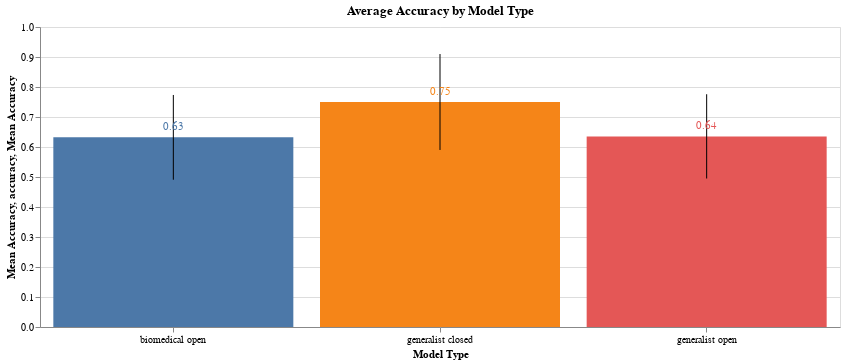

The notebook cell this image was saved under:
### Code cell
# Plot average accuracy by model_type and add error bars
bars = alt.Chart(detection_stats_df).mark_bar().encode(
    x=alt.X('model_type:N', title='Model Type', axis=alt.Axis(labelAngle=0)),
    y=alt.Y('mean(accuracy):Q', title='Mean Accuracy'),
    color=alt.Color('model_type:N', title='Model Type', legend=None)
).properties(
    title='Average Accuracy by Model Type',
    width=800  # Set the width to 800 pixels
)

error_bars = alt.Chart(detection_stats_df).mark_errorbar(extent='stdev').encode(
    x=alt.X('model_type:N'),
    y=alt.Y('accuracy:Q')
)

# Add value labels
text = bars.mark_text(
    align='center',
    baseline='bottom',
    dy=-5  # Adjust the position of the text
).encode(
    text=alt.Text('mean(accuracy):Q', format='.2f')
)

alt.layer(bars, error_bars, text)

### Figure 1 — Vega-Lite specification as saved in the notebook (floating-point values rounded to 4 significant figures)
{"config": {"view": {"continuousWidth": 300, "continuousHeight": 300}}, "layer": [{"mark": {"type": "bar"}, "encoding": {"color": {"field": "model_type", "legend": null, "title": "Model Type", "type": "nominal"}, "x": {"axis": {"labelAngle": 0}, "field": "model_type", "title": "Model Type", "type": "nominal"}, "y": {"aggregate": "mean", "field": "accuracy", "title": "Mean Accuracy", "type": "quantitative"}}, "title": "Average Accuracy by Model Type"}, {"mark": {"type": "errorbar", "extent": "stdev"}, "encoding": {"x": {"field": "model_type", "type": "nominal"}, "y": {"field": "accuracy", "type": "quantitative"}}}, {"mark": {"type": "text", "align": "center", "baseline": "bottom", "dy": -5}, "encoding": {"color": {"field": "model_type", "legend": null, "title": "Model Type", "type": "nominal"}, "text": {"aggregate": "mean", "field": "accuracy", "format": ".2f", "type": "quantitative"}, "x": {"axis": {"labelAngle": 0}, "field": "model_type", "title": "Model Type", "type": "nominal"}, "y": {"aggregate": "mean", "field": "accuracy", "title": "Mean Accuracy", "type": "quantitative"}}, "title": "Average Accuracy by Model Type"}], "data": {"name": "data-c3321923785084b1c147abcaf5231d76"}, "width": 800, "$schema": "https://vega.github.io/schema/vega-lite/v5.8.0.json", "datasets": {"data-c3321923785084b1c147abcaf5231d76": [{"accuracy": 0.7833, "precision": 0.7073, "recall": 0.9667, "f1": 0.8169, "model_name": "gpt4o", "model_type": "generalist closed", "model_size_in_b": null, "model_name_custom": "GPT4o"}, {"accuracy": 0.85, "precision": 0.7838, "recall": 0.9667, "f1": 0.8657, "model_name": "gpt4o-mini", "model_type": "generalist closed", "model_size_in_b": null, "model_name_custom": "GPT4o Mini"}, {"accuracy": 0.5167, "precision": 1.0, "recall": 0.03333, "f1": 0.06452, "model_name": "gpt35", "model_type": "generalist closed", "model_size_in_b": 175.0, "model_name_custom": "GPT3.5"}, {"accuracy": 0.7333, "precision": 0.6522, "recall": 1.0, "f1": 0.7895, "model_name": "gemini_1.5_flash", "model_type": "generalist closed", "model_size_in_b": null, "model_name_custom": "Gemini1.5 Flash"}, {"accuracy": 0.8333, "precision": 0.7941, "recall": 0.9, "f1": 0.8438, "model_name": "gemini_1.5_flash-8B", "model_type": "generalist closed", "model_size_in_b": 8.0, "model_name_custom": "Gemini1.5 Flash 8B"}, {"accuracy": 0.9667, "precision": 1.0, "recall": 0.9333, "f1": 0.9655, "model_name": "claude_3.5-sonnet", "model_type": "generalist closed", "model_size_in_b": null, "model_name_custom": "Claude3.5 Sonnet"}, {"accuracy": 0.5667, "precision": 0.5357, "recall": 1.0, "f1": 0.6977, "model_name": "claude_3.5-haiku", "model_type": "generalist closed", "model_size_in_b": null, "model_name_custom": "Claude3.5 Haiku"}, {"accuracy": 0.5167, "precision": 1.0, "recall": 0.03333, "f1": 0.06452, "model_name": "biomistral7B", "model_type": "biomedical open", "model_size_in_b": 7.0, "model_name_custom": "BioMistral 7B"}, {"accuracy": 0.5667, "precision": 0.537, "recall": 0.9667, "f1": 0.6905, "model_name": "llama2_chat-13B", "model_type": "generalist open", "model_size_in_b": 13.0, "model_name_custom": "Llama2 Chat 13B"}, {"accuracy": 0.6333, "precision": 0.58, "recall": 0.9667, "f1": 0.725, "model_name": "llama2_chat-70B", "model_type": "generalist open", "model_size_in_b": 70.0, "model_name_custom": "Llama2 Chat 70B"}, {"accuracy": 0.8333, "precision": 1.0, "recall": 0.6667, "f1": 0.8, "model_name": "llama3_instruct-8B", "model_type": "generalist open", "model_size_in_b": 8.0, "model_name_custom": "Llama3 Instruct 8B"}, {"accuracy": 0.8333, "precision": 1.0, "recall": 0.6667, "f1": 0.8, "model_name": "llama3_instruct-70B", "model_type": "generalist open", "model_size_in_b": 70.0, "model_name_custom": "Llama3 Instruct 70B"}, {"accuracy": 0.5833, "precision": 1.0, "recall": 0.1667, "f1": 0.2857, "model_name": "med42-8B", "model_type": "biomedical open", "model_size_in_b": 8.0, "model_name_custom": "Med42 8B"}, {"accuracy": 0.8, "precision": 0.9091, "recall": 0.6667, "f1": 0.7692, "model_name": "med42-70B", "model_type": "biomedical open", "model_size_in_b": 70.0, "model_name_custom": "Med42 70B"}, {"accuracy": 0.7, "precision": 1.0, "recall": 0.4, "f1": 0.5714, "model_name": "olmo2_instruct-7B", "model_type": "generalist open", "model_size_in_b": 7.0, "model_name_custom": "Olmo2 Instruct 7B"}, {"accuracy": 0.5167, "precision": 1.0, "recall": 0.03333, "f1": 0.06452, "model_name": "olmo2_instruct-13B", "model_type": "generalist open", "model_size_in_b": 13.0, "model_name_custom": "Olmo2 Instruct 13B"}, {"accuracy": 0.5, "precision": 0.0, "recall": 0.0, "f1": 0.0, "model_name": "mistral_instruct7B", "model_type": "generalist open", "model_size_in_b": 7.0, "model_name_custom": "Mistral Instruct 7B"}, {"accuracy": 0.5085, "precision": 0.5, "recall": 1.0, "f1": 0.6667, "model_name": "openbiollm-8B", "model_type": "biomedical open", "model_size_in_b": 8.0, "model_name_custom": "OpenBioLM 8B"}, {"accuracy": 0.8333, "precision": 0.8571, "recall": 0.8, "f1": 0.8276, "model_name": "openbiollm-70B", "model_type": "biomedical open", "model_size_in_b": 70.0, "model_name_custom": "OpenBioLM 70B"}, {"accuracy": 0.6833, "precision": 0.9231, "recall": 0.4, "f1": 0.5581, "model_name": "alpacare-7B", "model_type": "biomedical open", "model_size_in_b": 7.0, "model_name_custom": "AlpaCare 7B"}, {"accuracy": 0.5, "precision": 0.5, "recall": 1.0, "f1": 0.6667, "model_name": "llama2_chat-7B", "model_type": "generalist open", "model_size_in_b": 7.0, "model_name_custom": "Llama2 Chat 7B"}, {"accuracy": 0.5, "precision": 0.5, "recall": 0.9667, "f1": 0.6591, "model_name": "biomedgpt7B", "model_type": "biomedical open", "model_size_in_b": 7.0, "model_name_custom": "BioMedGPT 7B"}]}}
